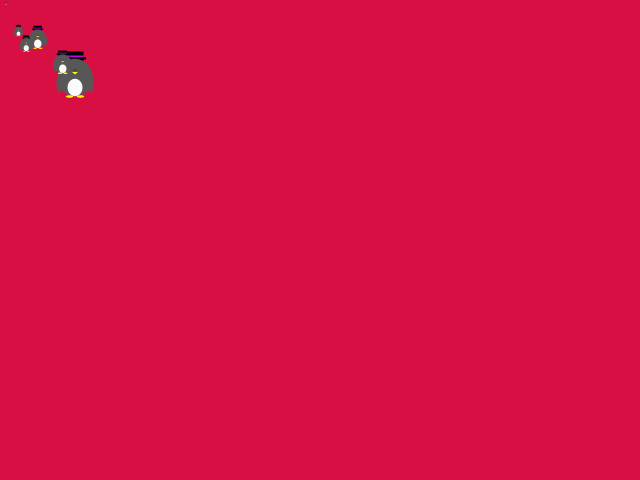
Frame 1 (no input)
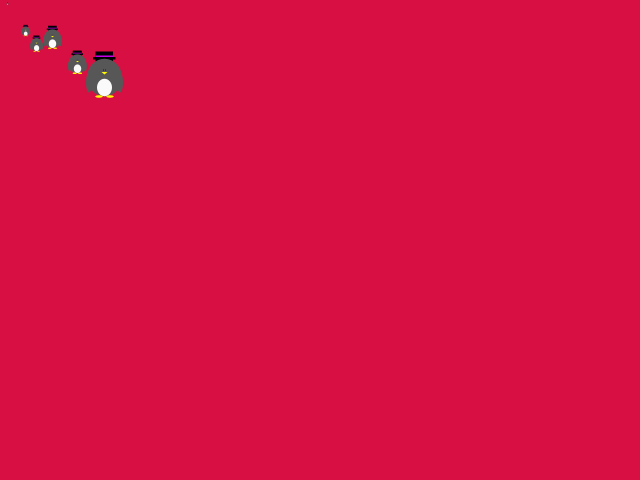
Frame 60 (the mouse pressed at the canvas centre just before this capture)
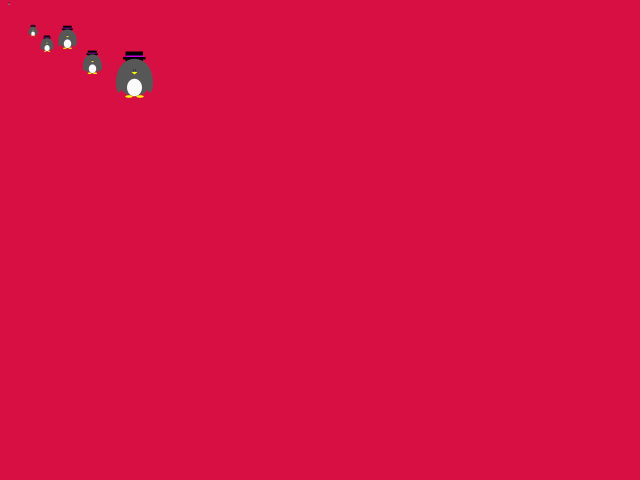
Frame 120 (the mouse held since frame 60 and released just before this capture)

The Processing sketch that drew these frames (run headless with seeded random() and noise(); from frame 60 on, the mouse is pressed at the canvas centre):

// Processing sketch: processing_90776
// ── processing_90776.pde

Penguin myPenguin, yourPenguin, ourPenguin, theirPenguin;

void setup() {
  size (640, 480);
  myPenguin = new Penguin(100, 100,.5);
  yourPenguin = new Penguin(200,200,1);
  ourPenguin = new Penguin(100,200,.7);
  theirPenguin = new Penguin(200,100,.2);
}

void draw () {
  background(216,15,66);

  myPenguin.make();
  myPenguin.motion();
  yourPenguin.make();
  yourPenguin.motion();
  ourPenguin.make();
  ourPenguin.motion();
  theirPenguin.make();
  theirPenguin.motion();
}
class Penguin {
  float geoX;
  float geoY;
  float scaleSize;
  Penguin (float locX, float locY, float scSz) {
    geoX=locX;
    geoY=locY;
    scaleSize=scSz;
  }
  void motion () {
    float nx= int(random(-2, 2));
    float ny= int(random(-2, 2));
    float geoSpeed = 1;
    float geoDirection = 1;

    if (geoX>width || geoX<100) {
      geoDirection = geoDirection*-1;
    }
    geoX=geoX+geoSpeed*geoDirection;
    make();
  }

  void make () {
    //pushMatrix();
    scale(scaleSize);
    noStroke();
    fill(0); // black
    rect(geoX+32, geoY+3, 35, 20); //hat
    rect(geoX+27, geoY+14, 45, 5);
    fill(200, 0, 230); // magenta
    rect(geoX+32, geoY+11, 35, 3); // hat band
    fill(87); // charcoal
    ellipse(geoX+50, geoY+55, 70, 75); // body and wings
    ellipse(geoX+19, geoY+65, 12, 40);
    ellipse(geoX+81, geoY+65, 12, 40);
    fill(0); // black
    ellipse(geoX+48, geoY+40, 2, 2); // eyes
    ellipse(geoX+52, geoY+40, 2, 2);
    fill(250); // white
    ellipse(geoX+50, geoY+75, 30, 35); // tummy
    fill(geoX+200, geoY+150, 0); // orange
    ellipse(geoX+39, geoY+93, 15, 5); // feet
    ellipse(geoX+61, geoY+93, 15, 5);
    triangle(geoX+44, geoY+44, geoX+56, geoY+44, geoX+50, geoY+49); // beak
    //popMatrix ();
  }
}
